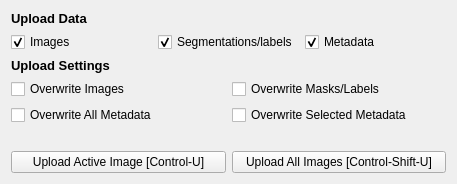
      <widget class="QWidget" name="tab_4">
       <attribute name="title">
        <string>Database Upload</string>
       </attribute>
       <layout class="QVBoxLayout" name="verticalLayout_11">
        <item>
         <widget class="QLabel" name="label_24">
          <property name="font">
           <font>
            <pointsize>10</pointsize>
            <weight>75</weight>
            <bold>true</bold>
           </font>
          </property>
          <property name="text">
           <string>Upload Data</string>
          </property>
         </widget>
        </item>
        <item>
         <layout class="QGridLayout" name="gridLayout_24">
          <item row="0" column="1">
           <widget class="QCheckBox" name="upload_segmentations_setting">
            <property name="text">
             <string>Segmentations/labels</string>
            </property>
            <property name="checked">
             <bool>true</bool>
            </property>
           </widget>
          </item>
          <item row="0" column="0">
           <widget class="QCheckBox" name="upload_images_setting">
            <property name="text">
             <string>Images</string>
            </property>
            <property name="checked">
             <bool>true</bool>
            </property>
           </widget>
          </item>
          <item row="0" column="2">
           <widget class="QCheckBox" name="upload_metadata_setting">
            <property name="text">
             <string>Metadata</string>
            </property>
            <property name="checked">
             <bool>true</bool>
            </property>
           </widget>
          </item>
         </layout>
        </item>
        <item>
         <widget class="QLabel" name="label_32">
          <property name="font">
           <font>
            <pointsize>10</pointsize>
            <weight>75</weight>
            <bold>true</bold>
           </font>
          </property>
          <property name="text">
           <string>Upload Settings</string>
          </property>
         </widget>
        </item>
        <item>
         <layout class="QGridLayout" name="gridLayout_25">
          <item row="0" column="1">
           <widget class="QCheckBox" name="upload_overwrite_masks">
            <property name="enabled">
             <bool>true</bool>
            </property>
            <property name="text">
             <string>Overwrite Masks/Labels</string>
            </property>
           </widget>
          </item>
          <item row="0" column="0">
           <widget class="QCheckBox" name="upload_overwrite_images">
            <property name="enabled">
             <bool>true</bool>
            </property>
            <property name="text">
             <string>Overwrite Images</string>
            </property>
           </widget>
          </item>
          <item row="1" column="0">
           <widget class="QCheckBox" name="overwrite_all_metadata">
            <property name="enabled">
             <bool>true</bool>
            </property>
            <property name="text">
             <string>Overwrite All Metadata</string>
            </property>
           </widget>
          </item>
          <item row="1" column="1">
           <widget class="QCheckBox" name="overwrite_selected_metadata">
            <property name="enabled">
             <bool>true</bool>
            </property>
            <property name="text">
             <string>Overwrite Selected Metadata</string>
            </property>
           </widget>
          </item>
         </layout>
        </item>
        <item>
         <spacer name="verticalSpacer_41">
          <property name="orientation">
           <enum>Qt::Vertical</enum>
          </property>
          <property name="sizeType">
           <enum>QSizePolicy::Minimum</enum>
          </property>
          <property name="sizeHint" stdset="0">
           <size>
            <width>435</width>
            <height>20</height>
           </size>
          </property>
         </spacer>
        </item>
        <item>
         <layout class="QGridLayout" name="database_upload_buttons_2">
          <item row="0" column="1">
           <widget class="QPushButton" name="upload_all">
            <property name="enabled">
             <bool>true</bool>
            </property>
            <property name="text">
             <string>Upload All Images [Control-Shift-U]</string>
            </property>
           </widget>
          </item>
          <item row="0" column="0">
           <widget class="QPushButton" name="upload_active">
            <property name="enabled">
             <bool>true</bool>
            </property>
            <property name="text">
             <string>Upload Active Image [Control-U]</string>
            </property>
           </widget>
          </item>
         </layout>
        </item>
       </layout>
      </widget>
